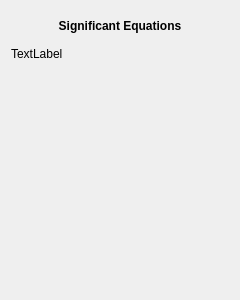
<?xml version="1.0" encoding="UTF-8"?>
<ui version="4.0">
 <class>ChemicalEquations</class>
 <widget class="QWidget" name="ChemicalEquations">
  <property name="geometry">
   <rect>
    <x>0</x>
    <y>0</y>
    <width>240</width>
    <height>300</height>
   </rect>
  </property>
  <property name="maximumSize">
   <size>
    <width>240</width>
    <height>16777215</height>
   </size>
  </property>
  <property name="windowTitle">
   <string>Form</string>
  </property>
  <layout class="QVBoxLayout" name="verticalLayout">
   <item>
    <widget class="QScrollArea" name="scrollArea">
     <property name="maximumSize">
      <size>
       <width>240</width>
       <height>16777215</height>
      </size>
     </property>
     <property name="frameShape">
      <enum>QFrame::NoFrame</enum>
     </property>
     <property name="horizontalScrollBarPolicy">
      <enum>Qt::ScrollBarAlwaysOff</enum>
     </property>
     <property name="widgetResizable">
      <bool>true</bool>
     </property>
     <widget class="QWidget" name="scrollAreaWidgetContents">
      <property name="geometry">
       <rect>
        <x>0</x>
        <y>0</y>
        <width>216</width>
        <height>276</height>
       </rect>
      </property>
      <property name="maximumSize">
       <size>
        <width>240</width>
        <height>16777215</height>
       </size>
      </property>
      <layout class="QHBoxLayout" name="horizontalLayout">
       <property name="leftMargin">
        <number>0</number>
       </property>
       <property name="topMargin">
        <number>0</number>
       </property>
       <property name="rightMargin">
        <number>0</number>
       </property>
       <property name="bottomMargin">
        <number>0</number>
       </property>
       <item>
        <layout class="QVBoxLayout" name="layout">
         <item>
          <widget class="QLabel" name="titleLabel">
           <property name="maximumSize">
            <size>
             <width>16777215</width>
             <height>30</height>
            </size>
           </property>
           <property name="text">
            <string>&lt;html&gt;&lt;head/&gt;&lt;body&gt;&lt;p&gt;&lt;span style=&quot; font-weight:700;&quot;&gt;Significant Equations&lt;/span&gt;&lt;/p&gt;&lt;/body&gt;&lt;/html&gt;</string>
           </property>
           <property name="alignment">
            <set>Qt::AlignCenter</set>
           </property>
          </widget>
         </item>
         <item>
          <widget class="QLabel" name="equationsLabel">
           <property name="text">
            <string>TextLabel</string>
           </property>
           <property name="alignment">
            <set>Qt::AlignLeading|Qt::AlignLeft|Qt::AlignTop</set>
           </property>
           <property name="wordWrap">
            <bool>true</bool>
           </property>
          </widget>
         </item>
        </layout>
       </item>
      </layout>
     </widget>
    </widget>
   </item>
  </layout>
 </widget>
 <resources/>
 <connections/>
</ui>
